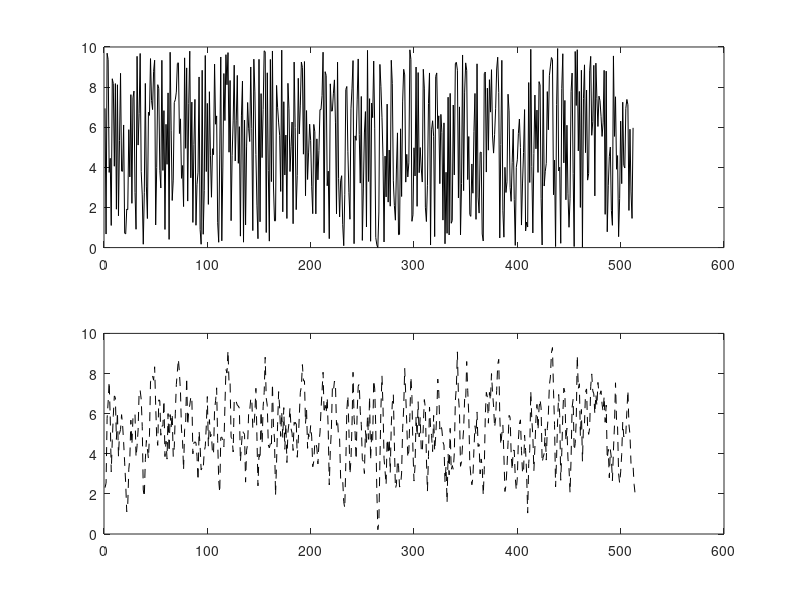

Write MATLAB code to recreate this figure.
clear all; close all;
N = 512; 
b = rand(1,N)*10;
h = [1/3 1/3 1/3];
y = conv(b,h);
subplot(2,1,1);
plot(b,'k');
subplot(2,1,2);
plot(y,'--k');